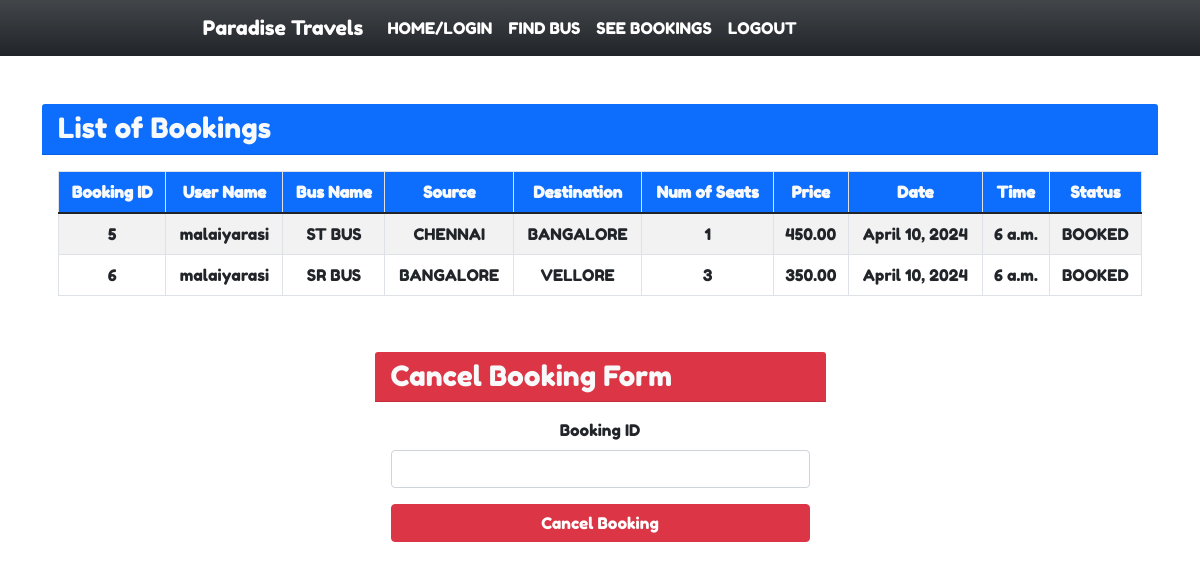
Screenshot of /seebookings (signed in) with the database file from the repository.
### myapp/models.py (models this page shows, shortened)
class Book(models.Model):
    BOOKED = 'B'
    CANCELLED = 'C'
    TICKET_STATUSES = ((BOOKED, 'Booked'),
                       (CANCELLED, 'Cancelled'),)
    email = models.EmailField()
    name = models.CharField(max_length=30)
    userid =models.DecimalField(decimal_places=0, max_digits=2)
    busid=models.DecimalField(decimal_places=0, max_digits=2)
    bus_name = models.CharField(max_length=30)
    source = models.CharField(max_length=30)
    dest = models.CharField(max_length=30)
    nos = models.DecimalField(decimal_places=0, max_digits=2)
    price = models.DecimalField(decimal_places=2, max_digits=6)
    date = models.DateField()
    time = models.TimeField()
    status = models.CharField(choices=TICKET_STATUSES, default=BOOKED, max_length=2)
    class Meta:
        verbose_name_plural = "List of Books"

### myapp/views.py (the view)
# urls.py: path('seebookings', views.seebookings, name="seebookings"),
@login_required(login_url='signin')
def seebookings(request,new={}):
    context = {}
    id_r = request.user.id
    book_list = Book.objects.filter(userid=id_r)
    if book_list:
        return render(request, 'myapp/booklist.html', locals())
    else:
        context["error"] = "Sorry no buses booked"
        return render(request, 'myapp/findbus.html', context)

### myapp/templates/myapp/booklist.html (shortened to what this page needs)
{% extends 'myapp/base.html' %}
{% block content %}
<div class="container my-5">
    <div class="card border-0">
        <div class="card-header bg-primary text-light">
            <h3 class="mb-0">List of Bookings</h3>
        </div>
        <div class="card-body">
            <div class="table-responsive">
                <table class="table table-bordered table-striped">
                    <thead class="bg-primary text-light">
                        <tr>
                            <th class="text-center">Booking ID</th>
                            <th class="text-center">User Name</th>
                            <th class="text-center">Bus Name</th>
                            <th class="text-center">Source</th>
                            <th class="text-center">Destination</th>
                            <th class="text-center">Num of Seats</th>
                            <th class="text-center">Price</th>
                            <th class="text-center">Date</th>
                            <th class="text-center">Time</th>
                            <th class="text-center">Status</th>
                        </tr>
                    </thead>
                    {% for row in book_list %}
                    <tr>
                        <td class="text-center">{{ row.id }}</td>
                        <td class="text-center">{{ row.name }}</td>
                        <td class="text-center">{{ row.bus_name }}</td>
                        <td class="text-center">{{ row.source }}</td>
                        <td class="text-center">{{ row.dest }}</td>
                        <td class="text-center">{{ row.nos }}</td>
                        <td class="text-center">{{ row.price }}</td>
                        <td class="text-center">{{ row.date }}</td>
                        <td class="text-center">{{ row.time }}</td>
                        <td class="text-center">{{ row.status }}</td>
                    </tr>
                    {% endfor %}
                </table>
            </div>
        </div>
    </div>
    <div class="row mt-4 justify-content-center">
        <div class="col-lg-5 col-md-7 col-sm-10 col-xs-12">
            <div class="card border-0">
                <div class="card-header bg-danger text-light">
                    <h3 class="mb-0">Cancel Booking Form</h3>
                </div>
                <div class="card-body">
                    <form action="{% url 'cancellings' %}" method="post" id="cancel-form">
                        <div class="mb-3">
                            <label for="bus_id" class="form-label">Booking ID</label>
                            <input name='bus_id' class="form-control" type="number" id="bus_id">
                        </div>
                        <button class="btn btn-danger w-100" form="cancel-form">Cancel Booking</button>
                    </form>
                </div>
            </div>
        </div>
    </div>
</div>
{% endblock %}

### myapp/templates/myapp/base.html (shortened to what this page needs)
<!doctype html>
<html lang="en">
<head>
    <link rel="stylesheet" href="https://cdn.jsdelivr.net/npm/bootstrap@5.1.3/dist/css/bootstrap.min.css">
</head>
<body>
<nav class="navbar navbar-expand-lg navbar-light bg-gradient bg-dark">
    <div class="container">
        <div class="collapse navbar-collapse" id="navbarNavAltMarkup">
            <div class="navbar-nav" >
                <a class="nav-item nav-link active" href="{% url 'home' %}" style="color: white;">HOME/LOGIN</a>
                <a class="nav-item nav-link" href="{% url 'findbus' %}" style="color: white;">FIND BUS</a>
                <a class="nav-item nav-link" href="{% url 'seebookings' %}" style="color: white;">SEE BOOKINGS</a>
                {% if request.user.is_active %}
                <a class="nav-item nav-link " href="{% url 'signout' %}" style="color: white;">LOGOUT</a>
                {% else %}
                <a class="nav-item nav-link " href="{% url 'signup' %}" style="color: white;">REGISTRATION</a>
                {% endif %}
            </div>
        </div>
    </div>
</nav>
{% block content %}
{% endblock %}
</body>
</html>

### myapp/templates/myapp/base.html (style rules this page uses)
body { font-family: 'Fredoka One', cursive; background-image: url(https://r4.wallpaperflare.com/wallpaper/656/84/997/5bd1a552a7178-wallpaper-6826cc5a5f6c87097e90498262e9ebf0.jpg); background-repeat: no-repeat; background-size: cover; }
.card-body { text-align: center; }

### rows the page displays
Book: id "5", name "malaiyarasi", bus_name "ST BUS", source "CHENNAI", dest "BANGALORE", nos "1", price "450.00", date "April 10, 2024", time "6 a.m.", status "BOOKED"
Book: id "6", name "malaiyarasi", bus_name "SR BUS", source "BANGALORE", dest "VELLORE", nos "3", price "350.00", date "April 10, 2024", time "6 a.m.", status "BOOKED"
